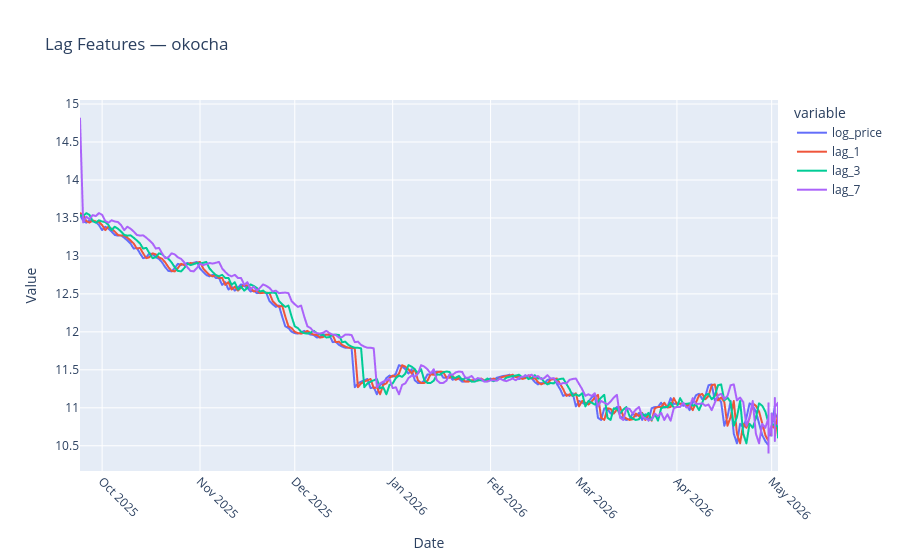

The cell this chart's notebook holds for it:
### Markdown cell above
## 6. Visualizing Lag Features

Lag features help the model understand short‑term momentum.

### Code cell
import plotly.express as px

sample_player = df_features["player_name"].unique()[0]
player_data = df_features[df_features["player_name"] == sample_player]

fig = px.line(player_data, x="date", y=["log_price", "lag_1", "lag_3", "lag_7"], title=f"Lag Features — {sample_player}")
fig.update_xaxes(title_text="Date", tickangle=45)
fig.update_yaxes(title_text="Value")
fig.show()

### Figure 1 — Plotly figure (JSON) as saved in the notebook; plotly's stock layout.template omitted (floating-point values rounded to 4 significant figures; data arrays with more than 128 entries replaced by an {"elided": "..."} marker saying what was removed)
{"data": [{"hovertemplate": "variable=log_price<br>date=%{x}<br>value=%{y}<extra></extra>", "legendgroup": "log_price", "line": {"color": "#636efa", "dash": "solid"}, "marker": {"symbol": "circle"}, "mode": "lines", "name": "log_price", "showlegend": true, "type": "scattergl", "x": {"elided": "290 str values"}, "xaxis": "x", "y": {"elided": "290 float values"}, "yaxis": "y"}, {"hovertemplate": "variable=lag_1<br>date=%{x}<br>value=%{y}<extra></extra>", "legendgroup": "lag_1", "line": {"color": "#EF553B", "dash": "solid"}, "marker": {"symbol": "circle"}, "mode": "lines", "name": "lag_1", "showlegend": true, "type": "scattergl", "x": {"elided": "290 str values"}, "xaxis": "x", "y": {"elided": "290 float values"}, "yaxis": "y"}, {"hovertemplate": "variable=lag_3<br>date=%{x}<br>value=%{y}<extra></extra>", "legendgroup": "lag_3", "line": {"color": "#00cc96", "dash": "solid"}, "marker": {"symbol": "circle"}, "mode": "lines", "name": "lag_3", "showlegend": true, "type": "scattergl", "x": {"elided": "290 str values"}, "xaxis": "x", "y": {"elided": "290 float values"}, "yaxis": "y"}, {"hovertemplate": "variable=lag_7<br>date=%{x}<br>value=%{y}<extra></extra>", "legendgroup": "lag_7", "line": {"color": "#ab63fa", "dash": "solid"}, "marker": {"symbol": "circle"}, "mode": "lines", "name": "lag_7", "showlegend": true, "type": "scattergl", "x": {"elided": "290 str values"}, "xaxis": "x", "y": {"elided": "290 float values"}, "yaxis": "y"}], "layout": {"legend": {"title": {"text": "variable"}, "tracegroupgap": 0}, "title": {"text": "Lag Features — okocha"}, "xaxis": {"anchor": "y", "domain": [0, 1], "tickangle": 45, "title": {"text": "Date"}}, "yaxis": {"anchor": "x", "domain": [0, 1], "title": {"text": "Value"}}}}
